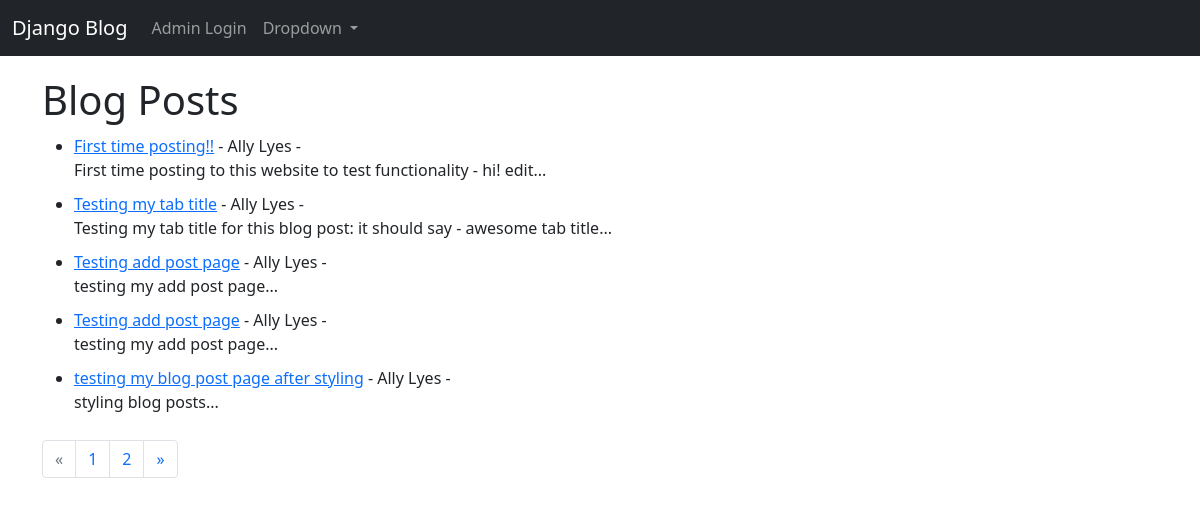
The app's page /, older data.
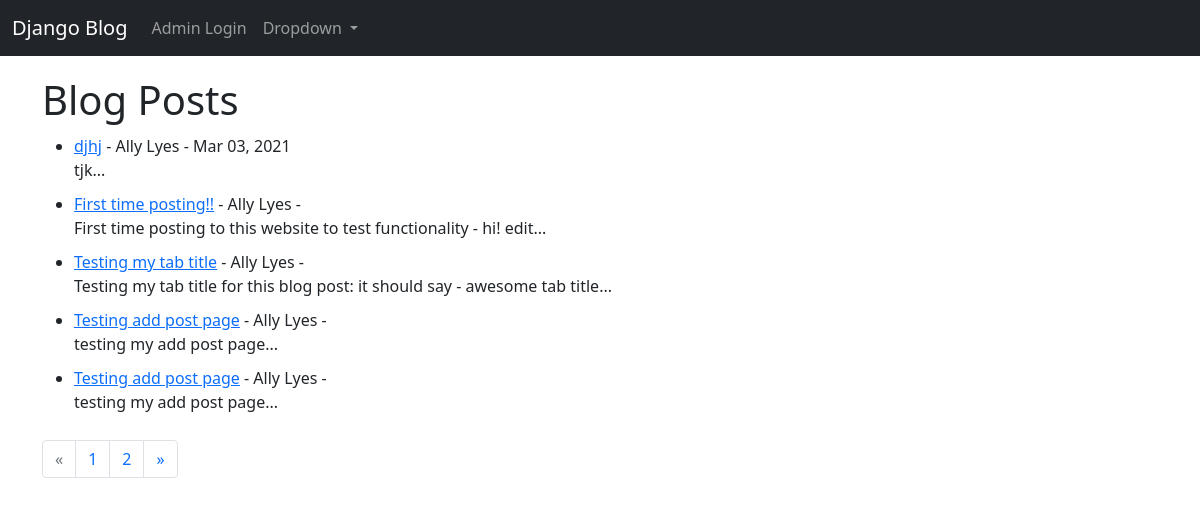
The same page, newer data.
### blog_files/models.py (models this page shows, shortened)
class Post(models.Model):
    title = models.CharField(max_length=255)
    title_tag = models.CharField(max_length=255)
    author = models.ForeignKey(User, on_delete=models.CASCADE)
    body = models.TextField()
    date_posted = models.DateTimeField(auto_now_add=True)

### blog_files/views.py (the view)
# urls.py: path('', HomeView.as_view(), name='home'),
class HomeView(ListView):
    model = Post
    paginate_by = 5
    template_name = 'index.html'
    ordering = ['-date_posted']

### blog_files/templates/index.html (shortened to what this page needs)
{% extends 'base.html' %}
{% block content %}
<h1>Blog Posts</h1>
<ul>
{% for post in object_list %}
    <li>
        <a href="{% url 'post-details' post.pk %}">{{ post.title }}</a> -
        {{ post.author.first_name }} {{ post.author.last_name }} -
        {{ post.date_posted|date:'M d, Y' }}
        <br/>
        {{ post.body|slice:":200" }}...
    </li>
{% endfor %}
</ul>
<nav aria-label="Page navigation">
    {% if is_paginated %}
        <ul class="pagination">
        {% if page_obj.has_previous %}
            <li class="page-item">
                <a class="page-link" href="?page={{page_obj.previous_page_number}}">&laquo;</a>
            </li>
        {% else %}
            <li class="page-item disabled">
                <a class="page-link" href="#">&laquo;</a>
            </li>
        {% endif %}
        {% for i in paginator.page_range %}
            {% if page_obj.number == i %}
                <li class="page-item"><a class="page-link active">{{ i }}</a></li>
            {% else %}
                <li class="page-item">
                    <a class="page-link" href="?page={{ i }}">{{ i }}</a>
                </li>
            {% endif %}
        {% endfor %}
        {% if page_obj.has_next %}
            <li class="page-item">
                <a href="?page={{page_obj.next_page_number}}" class="page-link">&raquo;</a>
            </li>
        {% else %}
            <li class="page-item disabled">
                <a class="page-link">&raquo;</a>
            </li>
        {% endif %}
        </ul>
    {% endif %}
  </nav>
{% endblock %}

### blog_files/templates/base.html (shortened to what this page needs)
{% load static %}
<!doctype html>
<html lang="en">
  <head>
    <link rel="stylesheet"  href="{%  static  'css/mainstyle.css'  %}">
    <link href="https://cdn.jsdelivr.net/npm/bootstrap@5.0.0-beta2/dist/css/bootstrap.min.css" rel="stylesheet">
  </head>
  <body>
    {% include 'navbar.html' %}
    <div class="container">
        {% block content %}
        {% endblock %}
    </div>
  </body>
</html>

### blog_files/templates/navbar.html (shortened to what this page needs)
<nav class="navbar navbar-expand-lg navbar-dark bg-dark">
    <div class="container-fluid">
      <a class="navbar-brand" href="{% url 'home' %}">Django Blog</a>
      <div class="collapse navbar-collapse" id="navbarSupportedContent">
        <ul class="navbar-nav me-auto mb-2 mb-lg-0">
          {% if user.is_authenticated %}
            <li class="nav-item">
              <a class="nav-link" href="{% url 'logout' %}">Logout</a>
            </li>
            <li class="nav-item">
              <a class="nav-link" href="{% url 'add_post' %}">Add Post</a>
            </li>
          {% else %}
            <li class="nav-item">
              <a class="nav-link" href="{% url 'login' %}">Admin Login</a>
            </li>
          {% endif %}
          <li class="nav-item dropdown">
            <a class="nav-link dropdown-toggle" href="#" id="navbarDropdown" role="button" data-bs-toggle="dropdown" aria-expanded="false">
              Dropdown
            </a>
          </li>
        </ul>
      </div>
    </div>
  </nav>

### blog_files/static/css/mainstyle.css (style rules this page uses)
.container { margin-top: 20px; }
.container li { margin-top: 10px; }

Row changes from the older to the newer data that the page shows:
no longer on this page (row unchanged): Post: title "testing my blog post page after styling", author.first_name "Ally", author.last_name "Lyes", body "styling blog posts"
added Post: title "djhj", author.first_name "Ally", author.last_name "Lyes", date_posted "Mar 03, 2021", body "tjk"
